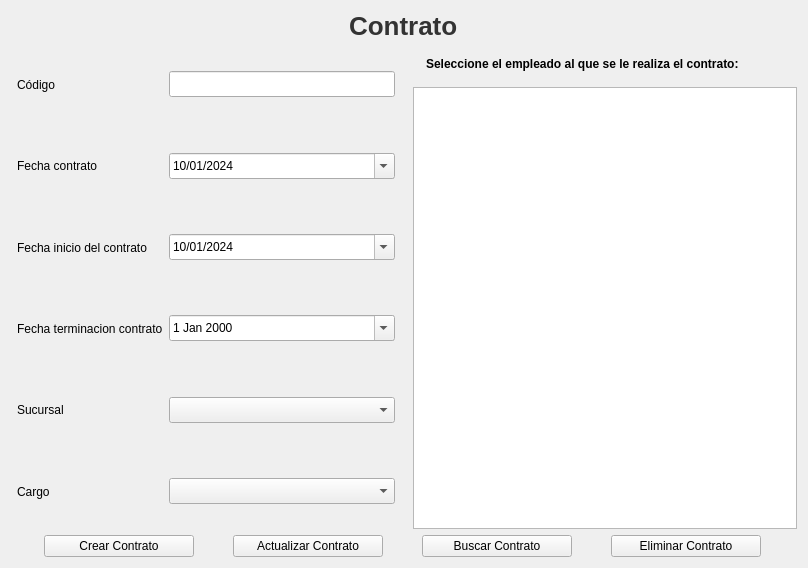
<?xml version="1.0" encoding="UTF-8"?>
<ui version="4.0">
 <class>Frame</class>
 <widget class="QFrame" name="Frame">
  <property name="geometry">
   <rect>
    <x>0</x>
    <y>0</y>
    <width>808</width>
    <height>568</height>
   </rect>
  </property>
  <property name="focusPolicy">
   <enum>Qt::NoFocus</enum>
  </property>
  <property name="windowTitle">
   <string>Frame</string>
  </property>
  <layout class="QVBoxLayout" name="verticalLayout">
   <item alignment="Qt::AlignHCenter|Qt::AlignVCenter">
    <widget class="QLabel" name="label_7">
     <property name="sizePolicy">
      <sizepolicy hsizetype="Preferred" vsizetype="Preferred">
       <horstretch>0</horstretch>
       <verstretch>0</verstretch>
      </sizepolicy>
     </property>
     <property name="styleSheet">
      <string notr="true">QLabel {
	font-size: 26px;
	font-weight: bold;
	color: #333;
	text-align: center;
}</string>
     </property>
     <property name="text">
      <string>Contrato</string>
     </property>
     <property name="alignment">
      <set>Qt::AlignLeading|Qt::AlignLeft|Qt::AlignTop</set>
     </property>
     <property name="wordWrap">
      <bool>false</bool>
     </property>
    </widget>
   </item>
   <item>
    <layout class="QHBoxLayout" name="horizontalLayout_2">
     <item>
      <layout class="QGridLayout" name="gridLayout">
       <item row="6" column="1">
        <widget class="QLabel" name="label_2">
         <property name="sizePolicy">
          <sizepolicy hsizetype="Preferred" vsizetype="Expanding">
           <horstretch>0</horstretch>
           <verstretch>0</verstretch>
          </sizepolicy>
         </property>
         <property name="maximumSize">
          <size>
           <width>300</width>
           <height>16777215</height>
          </size>
         </property>
         <property name="text">
          <string>Sucursal</string>
         </property>
        </widget>
       </item>
       <item row="7" column="3">
        <widget class="QComboBox" name="cbCargos">
         <property name="maximumSize">
          <size>
           <width>300</width>
           <height>26</height>
          </size>
         </property>
        </widget>
       </item>
       <item row="1" column="4">
        <widget class="QFrame" name="relleno_derecho_3">
         <property name="frameShape">
          <enum>QFrame::StyledPanel</enum>
         </property>
         <property name="frameShadow">
          <enum>QFrame::Raised</enum>
         </property>
        </widget>
       </item>
       <item row="1" column="0">
        <widget class="QFrame" name="relleno_izquierdo">
         <property name="frameShape">
          <enum>QFrame::StyledPanel</enum>
         </property>
         <property name="frameShadow">
          <enum>QFrame::Raised</enum>
         </property>
        </widget>
       </item>
       <item row="1" column="3">
        <widget class="QLineEdit" name="tfCodigo">
         <property name="enabled">
          <bool>true</bool>
         </property>
         <property name="maximumSize">
          <size>
           <width>300</width>
           <height>26</height>
          </size>
         </property>
        </widget>
       </item>
       <item row="4" column="1">
        <widget class="QLabel" name="label">
         <property name="sizePolicy">
          <sizepolicy hsizetype="Preferred" vsizetype="Expanding">
           <horstretch>0</horstretch>
           <verstretch>0</verstretch>
          </sizepolicy>
         </property>
         <property name="maximumSize">
          <size>
           <width>300</width>
           <height>16777215</height>
          </size>
         </property>
         <property name="text">
          <string>Fecha terminacion contrato</string>
         </property>
        </widget>
       </item>
       <item row="2" column="1">
        <widget class="QLabel" name="label_8">
         <property name="sizePolicy">
          <sizepolicy hsizetype="Preferred" vsizetype="Expanding">
           <horstretch>0</horstretch>
           <verstretch>0</verstretch>
          </sizepolicy>
         </property>
         <property name="maximumSize">
          <size>
           <width>300</width>
           <height>16777215</height>
          </size>
         </property>
         <property name="text">
          <string>Fecha contrato</string>
         </property>
        </widget>
       </item>
       <item row="4" column="3">
        <widget class="QDateEdit" name="dpFechaTerminacionContrato">
         <property name="maximumSize">
          <size>
           <width>16777215</width>
           <height>26</height>
          </size>
         </property>
         <property name="focusPolicy">
          <enum>Qt::NoFocus</enum>
         </property>
         <property name="contextMenuPolicy">
          <enum>Qt::NoContextMenu</enum>
         </property>
         <property name="buttonSymbols">
          <enum>QAbstractSpinBox::UpDownArrows</enum>
         </property>
         <property name="calendarPopup">
          <bool>true</bool>
         </property>
        </widget>
       </item>
       <item row="2" column="3">
        <widget class="QDateEdit" name="dpFechaContrato">
         <property name="enabled">
          <bool>true</bool>
         </property>
         <property name="maximumSize">
          <size>
           <width>16777215</width>
           <height>26</height>
          </size>
         </property>
         <property name="focusPolicy">
          <enum>Qt::NoFocus</enum>
         </property>
         <property name="contextMenuPolicy">
          <enum>Qt::NoContextMenu</enum>
         </property>
         <property name="acceptDrops">
          <bool>false</bool>
         </property>
         <property name="wrapping">
          <bool>false</bool>
         </property>
         <property name="frame">
          <bool>true</bool>
         </property>
         <property name="readOnly">
          <bool>false</bool>
         </property>
         <property name="buttonSymbols">
          <enum>QAbstractSpinBox::UpDownArrows</enum>
         </property>
         <property name="specialValueText">
          <string/>
         </property>
         <property name="showGroupSeparator" stdset="0">
          <bool>false</bool>
         </property>
         <property name="currentSection">
          <enum>QDateTimeEdit::DaySection</enum>
         </property>
         <property name="displayFormat">
          <string>d/MM/yyyy</string>
         </property>
         <property name="calendarPopup">
          <bool>true</bool>
         </property>
         <property name="currentSectionIndex">
          <number>0</number>
         </property>
         <property name="timeSpec">
          <enum>Qt::LocalTime</enum>
         </property>
         <property name="date">
          <date>
           <year>2024</year>
           <month>1</month>
           <day>10</day>
          </date>
         </property>
        </widget>
       </item>
       <item row="3" column="3">
        <widget class="QDateEdit" name="dpFechaInicioContrato">
         <property name="enabled">
          <bool>true</bool>
         </property>
         <property name="maximumSize">
          <size>
           <width>16777215</width>
           <height>26</height>
          </size>
         </property>
         <property name="focusPolicy">
          <enum>Qt::NoFocus</enum>
         </property>
         <property name="contextMenuPolicy">
          <enum>Qt::NoContextMenu</enum>
         </property>
         <property name="acceptDrops">
          <bool>false</bool>
         </property>
         <property name="wrapping">
          <bool>false</bool>
         </property>
         <property name="frame">
          <bool>true</bool>
         </property>
         <property name="readOnly">
          <bool>false</bool>
         </property>
         <property name="buttonSymbols">
          <enum>QAbstractSpinBox::UpDownArrows</enum>
         </property>
         <property name="specialValueText">
          <string/>
         </property>
         <property name="showGroupSeparator" stdset="0">
          <bool>false</bool>
         </property>
         <property name="currentSection">
          <enum>QDateTimeEdit::DaySection</enum>
         </property>
         <property name="displayFormat">
          <string>d/MM/yyyy</string>
         </property>
         <property name="calendarPopup">
          <bool>true</bool>
         </property>
         <property name="currentSectionIndex">
          <number>0</number>
         </property>
         <property name="timeSpec">
          <enum>Qt::LocalTime</enum>
         </property>
         <property name="date">
          <date>
           <year>2024</year>
           <month>1</month>
           <day>10</day>
          </date>
         </property>
        </widget>
       </item>
       <item row="3" column="1">
        <widget class="QLabel" name="label_4">
         <property name="sizePolicy">
          <sizepolicy hsizetype="Preferred" vsizetype="Expanding">
           <horstretch>0</horstretch>
           <verstretch>0</verstretch>
          </sizepolicy>
         </property>
         <property name="maximumSize">
          <size>
           <width>300</width>
           <height>16777215</height>
          </size>
         </property>
         <property name="text">
          <string>Fecha inicio del contrato</string>
         </property>
        </widget>
       </item>
       <item row="7" column="1">
        <widget class="QLabel" name="label_3">
         <property name="sizePolicy">
          <sizepolicy hsizetype="Preferred" vsizetype="Expanding">
           <horstretch>0</horstretch>
           <verstretch>0</verstretch>
          </sizepolicy>
         </property>
         <property name="maximumSize">
          <size>
           <width>300</width>
           <height>16777215</height>
          </size>
         </property>
         <property name="text">
          <string>Cargo</string>
         </property>
        </widget>
       </item>
       <item row="1" column="1">
        <widget class="QLabel" name="label_5">
         <property name="sizePolicy">
          <sizepolicy hsizetype="Preferred" vsizetype="Expanding">
           <horstretch>0</horstretch>
           <verstretch>0</verstretch>
          </sizepolicy>
         </property>
         <property name="maximumSize">
          <size>
           <width>300</width>
           <height>16777215</height>
          </size>
         </property>
         <property name="text">
          <string>Código</string>
         </property>
        </widget>
       </item>
       <item row="6" column="3">
        <widget class="QComboBox" name="cbSucursales">
         <property name="maximumSize">
          <size>
           <width>300</width>
           <height>26</height>
          </size>
         </property>
        </widget>
       </item>
      </layout>
     </item>
     <item>
      <layout class="QFormLayout" name="formLayout">
       <item row="0" column="1">
        <widget class="QLabel" name="label_9">
         <property name="styleSheet">
          <string notr="true">QLabel {
	padding: 10px;
	font-weight: bold;
}</string>
         </property>
         <property name="text">
          <string>Seleccione el empleado al que se le realiza el contrato:</string>
         </property>
        </widget>
       </item>
       <item row="1" column="1">
        <widget class="QTableView" name="tvEmpleados">
         <property name="sizeAdjustPolicy">
          <enum>QAbstractScrollArea::AdjustIgnored</enum>
         </property>
        </widget>
       </item>
      </layout>
     </item>
    </layout>
   </item>
   <item>
    <layout class="QHBoxLayout" name="horizontalLayout">
     <item>
      <widget class="QPushButton" name="btnCrearContrato">
       <property name="maximumSize">
        <size>
         <width>150</width>
         <height>16777215</height>
        </size>
       </property>
       <property name="cursor">
        <cursorShape>PointingHandCursor</cursorShape>
       </property>
       <property name="text">
        <string>Crear Contrato</string>
       </property>
      </widget>
     </item>
     <item>
      <widget class="QPushButton" name="btnActualizarContrato">
       <property name="maximumSize">
        <size>
         <width>150</width>
         <height>16777215</height>
        </size>
       </property>
       <property name="cursor">
        <cursorShape>PointingHandCursor</cursorShape>
       </property>
       <property name="text">
        <string>Actualizar Contrato</string>
       </property>
      </widget>
     </item>
     <item>
      <widget class="QPushButton" name="btnBuscarContrato">
       <property name="maximumSize">
        <size>
         <width>150</width>
         <height>16777215</height>
        </size>
       </property>
       <property name="cursor">
        <cursorShape>PointingHandCursor</cursorShape>
       </property>
       <property name="text">
        <string>Buscar Contrato</string>
       </property>
      </widget>
     </item>
     <item>
      <widget class="QPushButton" name="btnEliminarContrato">
       <property name="maximumSize">
        <size>
         <width>150</width>
         <height>16777215</height>
        </size>
       </property>
       <property name="cursor">
        <cursorShape>PointingHandCursor</cursorShape>
       </property>
       <property name="text">
        <string>Eliminar Contrato</string>
       </property>
      </widget>
     </item>
    </layout>
   </item>
  </layout>
 </widget>
 <tabstops>
  <tabstop>tfCodigo</tabstop>
  <tabstop>cbSucursales</tabstop>
  <tabstop>cbCargos</tabstop>
  <tabstop>btnBuscarContrato</tabstop>
  <tabstop>btnEliminarContrato</tabstop>
 </tabstops>
 <resources/>
 <connections/>
</ui>
